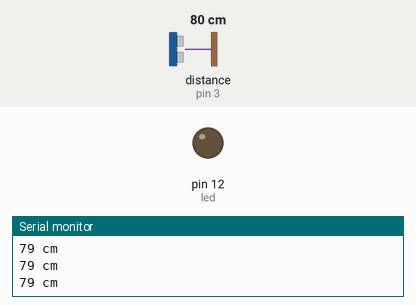
This sketch was run on a simulated Arduino Uno, built with avr-gcc and run on an emulated ATmega328P. On the bench: output pins drawn as LEDs (lit = HIGH), the last lines printed to the serial monitor. Wiring (inferred from the names in the program): ultrasonic range finder: trigger pin 2; echo pin 3. Inputs (shaded band) come from the test bench; at power-on: distance to the obstacle (sensor on pin 3) 80 cm. The echo pulse lasts 58.3 µs per cm; pins used as bus, display or sensor lines are not drawn.

Above: at 1.2 s.
1.3 s: distance to the obstacle (sensor on pin 3) set to 7 cm
2.8 s: distance to the obstacle (sensor on pin 3) set to 4 cm
At 3.3 s:
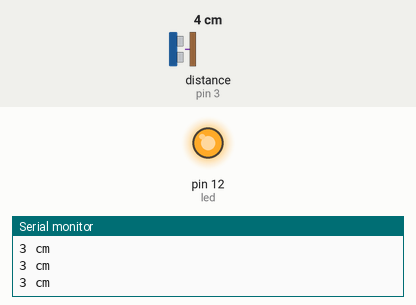
4.3 s: distance to the obstacle (sensor on pin 3) set to 9 cm
At 5.5 s:
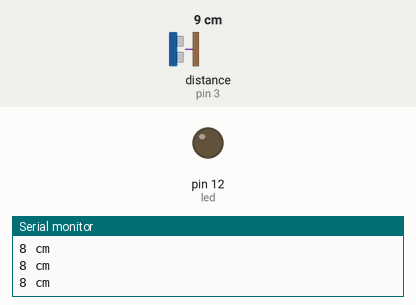
5.8 s: distance to the obstacle (sensor on pin 3) set to 2 cm
At 6.8 s:
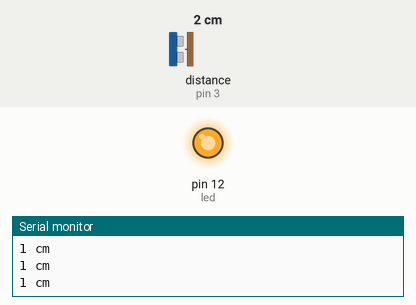
Timing chart, 0 to 8.8 s (numbered marks = the images above; inputs shaded):
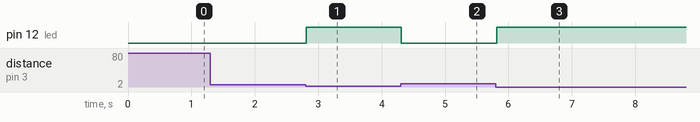

Measured:
- the behaviour switches between 6 and 5 cm on distance to the obstacle (sensor on pin 3) (found by bisection; images 0 and 1)
- after the input at 2.8 s, pin 12 (led): LOW → HIGH at once
- after the input at 4.3 s, pin 12 (led): HIGH → LOW at once
- after the input at 5.8 s, pin 12 (led): LOW → HIGH at once

The sketch:

hc-sr04.ino
```cpp
/*════════════
  LaBuhardillaDelLoco
  ════════════ */

#define trigger 2
#define echo 3
#define led 12

void setup()
{
    Serial.begin(9600);
    pinMode(trigger, OUTPUT);
    pinMode(echo, INPUT);
    pinMode(led, OUTPUT);
}

void loop()
{
    long duracion, distancia;
    digitalWrite(trigger, LOW);
    delayMicroseconds(2);
    digitalWrite(trigger, HIGH);
    delayMicroseconds(10);
    digitalWrite(trigger, LOW);
    duracion = pulseIn(echo, HIGH);
    distancia = duracion / 2 / 29.1;
    Serial.println(String(distancia) + " cm");

    if (distancia < 5)
    {
        digitalWrite(led, HIGH);
    }
    else
    {
        digitalWrite(led, LOW);
    }
}
```
